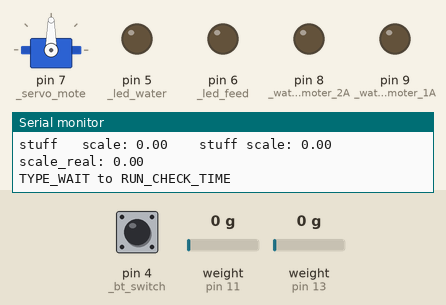
Bench run of a sketch on a simulated Arduino Uno, built with avr-gcc and run on an emulated ATmega328P. On the bench: servo, output pins drawn as LEDs (lit = HIGH), the last lines printed to the serial monitor. Dashed ring = blinking. The inputs (shaded band) are chosen by the test bench; at power-on: pin 4 (_bt_switch) HIGH, weight on the scale (sensors on pin 11, pin 13) 0 g.

Above: at 4.9 s.
5.0 s: pin 4 (_bt_switch) pulled LOW for 1.9 s
At 5.52 s:
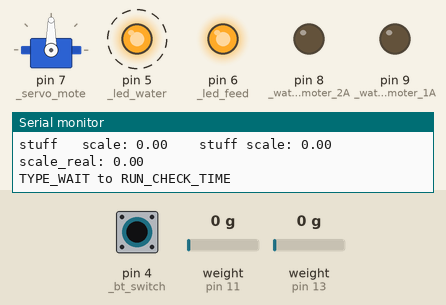
14.4 s: pin 4 (_bt_switch) pulled LOW for 3.2 s
At 19.35 s:
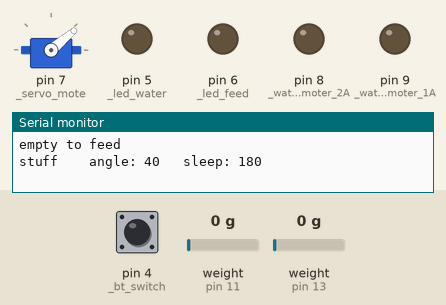
25.1 s: weight on the scale (sensor on pin 11) set to 100 g
At 25.6 s:
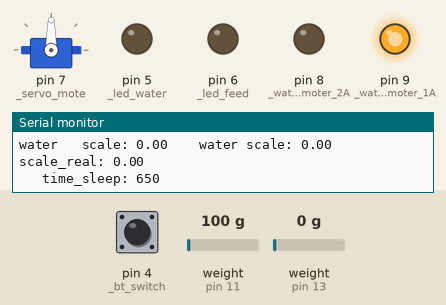
32.6 s: weight on the scale (sensor on pin 13) set to 11 g
35.8 s: weight on the scale (sensor on pin 13) set to 15 g
Timing chart, 0 to 38.8 s (numbered marks = the images above; inputs shaded):
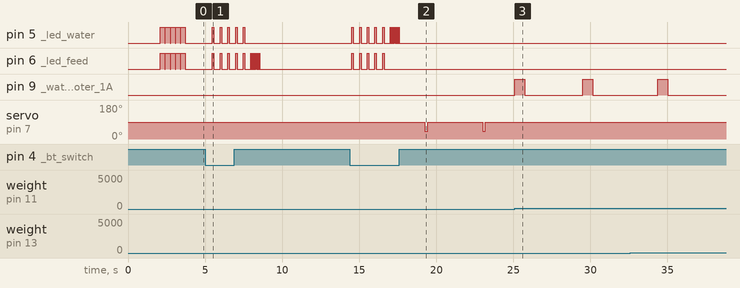

Measured:
- after the input at 5.0 s, pin 5 (_led_water): alternates HIGH for 0.10 s and LOW for 0.40 s, 10 changes in all, then stays LOW, starting after 0.48 s; pin 6 (_led_feed): goes 5 × (HIGH 0.10 s, LOW 0.40 s), 9 × (HIGH 0.03 s, LOW 0.03 s), HIGH 0.03 s, then LOW, starting after 0.48 s
- after the input at 14.4 s, pin 5 (_led_water): goes 5 × (HIGH 0.10 s, LOW 0.40 s), 9 × (HIGH 0.03 s, LOW 0.03 s), HIGH 0.03 s, then LOW, starting after 0.12 s; pin 6 (_led_feed): alternates HIGH for 0.10 s and LOW for 0.40 s, 10 changes in all, then stays LOW, starting after 0.12 s
- after the input at 25.1 s, servo on pin 7 (_servo_mote): stays 90° (without the input it goes to 40° after 2.8 s)
- by itself, pin 9 (_water_moter_1A): alternates HIGH for 0.65 s and LOW for 3.7 s
- by itself, servo on pin 7 (_servo_mote): alternates 90° for 3.6 s and 40° for 0.18 s

The sketch:

autofeed.ino
```cpp
#include "Servo.h"
#include "HX711.h"

#define DEBUG true

#define COUNT_PREV             5
#define TIME_ONE_SEC           1000L

#define TIME_WATER_DELAY       (TIME_ONE_SEC*60L)*18L
#define TIME_STUFF_DELAY       (TIME_ONE_SEC*60L)*18L

#define TIME_WATER_GLAM        13.0
#define TIME_STUFF_GLAM        2.5

#define TYPE_INIT              0x00


#define TYPE_WATER             0x01
#define TYPE_FEED              0x02
#define TYPE_SEND              0x03

#define TYPE_TRUE              0x01
#define TYPE_FALSE             0x02

////////////////////////////////////////////

#define TYPE_WAIT              0x01
#define TYPE_START             0x02

#define RUN_FEEDING            0x01
#define RUN_EATING             0x02
#define RUN_CHECK_TIME         0x03
#define RUN_CHECK_EATED        0x04


////////////////////////////////////////////

float         loadcellValue_1kg   = -2150.0;
float         loadcellValue_5kg   = -2150.0; // 1KG

int           _sleep              = 0;
byte          _type_seleted       = TYPE_INIT;

////////////////////////////////////////////

struct st_data
{
  public:
    byte          _check_scale        = TYPE_TRUE;

    byte          _type_seleted       = TYPE_INIT;
    byte          _type               = TYPE_INIT;
    unsigned long _time               = 0;
    int           _time_sleep         = 350;

    float         _scale              = 0.0f;
    float         _scale_curr         = 0.0f;
    float         _scale_last         = 0.0f;
    byte          _scale_prev_idex    = 0x00;
    float         _scale_prev[COUNT_PREV];
};

st_data _water;
st_data _stuff;


////////////////////////////////////////////

HX711 _scale_5k;
HX711 _scale_1k;

Servo _servo;

int   _water_moter_1A = 9;
int   _water_moter_2A = 8;

int   _servo_mote     = 7;

int   _led_feed       = 6;
int   _led_water      = 5;

int   _bt_switch      = 4;

void setup() {

   Serial.begin(9600);

  _scale_1k.begin(13, 12);
  _scale_1k.set_scale(loadcellValue_1kg);
  _scale_1k.tare();

  _scale_5k.begin(11, 10);
  _scale_5k.set_scale(loadcellValue_1kg);
  _scale_5k.tare();

  pinMode(_water_moter_1A, OUTPUT);
  pinMode(_water_moter_2A, OUTPUT);

  pinMode(_bt_switch, INPUT);
  digitalWrite(_bt_switch, HIGH);

  pinMode(_led_water, OUTPUT);
  pinMode(_led_feed, OUTPUT);

  _servo.attach(_servo_mote);
  _servo.write(90);
  delay(100);
  _servo.detach();


  _type_seleted            = TYPE_FEED;

  _water._type_seleted     = TYPE_WAIT;
  _water._scale_prev_idex  = 0x00;
  _water._time             = 0;

  _stuff._type_seleted     = TYPE_WAIT;
  _stuff._scale_prev_idex  = 0x00;
  _stuff._time             = 0;


  for ( byte i = 0x00 ; i < COUNT_PREV ; i ++ ) {
      _water._scale_prev[i] = -100.0;

      digitalWrite(_led_water, HIGH);
      digitalWrite(_led_feed, HIGH);
      delay(300);
      digitalWrite(_led_water, LOW);
      digitalWrite(_led_feed, LOW);
      delay(30);
   }

   Serial.println("start");
}

char readButtoms()
{
  byte led_w = LOW;
  byte led_f = LOW;

  byte nowButton = digitalRead(_bt_switch);
  if (LOW == nowButton) {
    //Serial.println("Pushed");

    led_w = HIGH;
    led_f = HIGH;

    byte tpy = 0x01;
    for ( int i = 0 ; i < 5 ; i++ ) {
      digitalWrite(_led_water, led_w);
      digitalWrite(_led_feed, led_f);
      delay(100);
      digitalWrite(_led_water, LOW);
      digitalWrite(_led_feed, LOW);
      delay(400);
    }

    nowButton = digitalRead(_bt_switch);
    if (LOW == nowButton) {
      tpy = 0x02;
    }

    if ( tpy == 0x01) {
      led_w = LOW;
      led_f = HIGH;
      _stuff._type_seleted = TYPE_START;
      _stuff._check_scale  = TYPE_TRUE;

    } else {
      led_w = HIGH;
      led_f = LOW;
      _water._type_seleted = TYPE_START;
      _water._check_scale  = TYPE_TRUE;
    }

    for ( int i = 0 ; i < 10 ; i++ ) {
      digitalWrite(_led_water, led_w);
      digitalWrite(_led_feed, led_f);
      delay(30);
      digitalWrite(_led_water, LOW);
      digitalWrite(_led_feed, LOW);
      delay(30);
    }

    return 0x01;
  }
  return 0x00;
}


void feed_water() {

  float scale           = _scale_1k.get_units(5);
  float scale_real      = scale - _water._scale;
  float scale_feed      = TIME_WATER_GLAM;

#if 1
  Serial.print("water \tscale: ");
  Serial.print(scale);
  Serial.print("  \twater scale: ");
  Serial.print(_water._scale);
  Serial.print("  \tscale_real: ");
  Serial.println(scale_real);
#endif

  _water._scale_curr = scale;

  if ( _water._type_seleted == TYPE_WAIT ) {
    _water._type_seleted = TYPE_INIT;
    _water._time         = millis();
    _water._check_scale  = TYPE_TRUE;
    _water._type         = RUN_CHECK_TIME;

    Serial.println("TYPE_WAIT to RUN_CHECK_TIME");
    return;
  }

  if ( _water._type_seleted == TYPE_START ) {
    _water._type_seleted = TYPE_INIT;
    _water._time         = millis();
    _water._type         = RUN_FEEDING;
    _water._time_sleep   = 400;

    if ( _water._check_scale == TYPE_TRUE ) {
      _water._scale = scale;
    }
    _water._check_scale = TYPE_FALSE;
    for ( byte i = 0x00 ; i < COUNT_PREV ; i ++ ) {
      _water._scale_prev[i] = -100.0;
    }
    Serial.println("TYPE_START to RUN_FEEDING");
    return;
  }


  if ( scale < (_water._scale - 5.0) ) {
    for ( int i = 0 ; i < 5 ; i++ ) {
      digitalWrite(_led_water, HIGH);
      delay(30);
      digitalWrite(_led_water, LOW);
      delay(30);
    }
    //Serial.println("scale < (_water._scale - 5.0)");
    return;
  }


  if ( _water._type == RUN_CHECK_TIME ) {
    unsigned long time_curr = millis() - _water._time;
    if ( time_curr > TIME_WATER_DELAY ) {
      _water._type_seleted  = TYPE_START;
      Serial.println("RUN_CHECK_TIME to TYPE_START");
    }
    return;
  }

  if ( _water._type == RUN_CHECK_EATED ) {

    int count = 0;
    for ( byte i = 0x00 ; i < COUNT_PREV ; i ++ ) {
      float data = _water._scale_prev[i];
      if (data <= (scale + 0.3) && data >= (scale - 0.3 ) ) {
        count++;
      }
    }

    _water._scale_prev_idex = (_water._scale_prev_idex + 1) % COUNT_PREV;
    _water._scale_prev[_water._scale_prev_idex] = scale;

    if ( count >= COUNT_PREV) {
      _water._time          = millis();
      _water._type          = RUN_CHECK_TIME;
      _water._check_scale   = TYPE_FALSE;
      _water._time_sleep    = 400;
      Serial.println("RUN_CHECK_EATED to RUN_CHECK_TIME");
    } else {
      digitalWrite(_led_water, HIGH);
      delay(100);
      digitalWrite(_led_water, LOW);
    }
    delay(500);
    return;
  }

  if ( _water._type == RUN_EATING ) {

    unsigned long time_curr = millis() - _water._time;
    digitalWrite(_led_water, LOW);

    if ( time_curr > TIME_WATER_DELAY ) {
      if ( scale_real <= (scale_feed - 0.8) ) {
        _water._type = RUN_CHECK_EATED;
        _sleep = 500;
        Serial.println("RUN_EATING to RUN_CHECK_EATED 1");
      } else {
        digitalWrite(_led_water, HIGH);
        delay(500);
        digitalWrite(_led_water, LOW);
      }
    } else {
      if ( scale_real <= (scale_feed - 0.8) ) {
        _water._type = RUN_CHECK_EATED;
        _sleep = 500;
        Serial.println("RUN_EATING to RUN_CHECK_EATED 2");
      }
    }
    delay(500);
    return;
  }

  if ( _water._type != RUN_FEEDING ) {
    return;
  }

  if ( scale_real >= scale_feed ) {
    for ( byte i = 0x00 ; i < COUNT_PREV ; i ++ ) {
      _water._scale_prev[i] = -100.0;
    }
    _water._type = RUN_EATING;
    Serial.println("RUN_FEEDINGING to RUN_EATING");
    return;
  }

  int time_sleep = 650;

  Serial.print("\t time_sleep: ");
  Serial.println(time_sleep);

  digitalWrite(_water_moter_1A, HIGH);
  digitalWrite(_water_moter_2A, LOW);
  delay(time_sleep);
  digitalWrite(_water_moter_1A, LOW);
  digitalWrite(_water_moter_2A, LOW);

  delay(500);

  _water._scale_last  = scale_real;
  _water._time        = millis();
}

void feed_stuff()
{
  float scale           = _scale_5k.get_units(5);
  float scale_real      = scale - _stuff._scale;
  float scale_feed      = TIME_STUFF_GLAM;

#if 1
  Serial.print("stuff \tscale: ");
  Serial.print(scale);
  Serial.print("  \tstuff scale: ");
  Serial.print(_stuff._scale);
  Serial.print("  \tscale_real: ");
  Serial.println(scale_real);
#endif

  _stuff._scale_curr = scale;

  if ( _stuff._type_seleted == TYPE_WAIT ) {
    _stuff._type_seleted = TYPE_INIT;
    _stuff._time         = millis();
    _stuff._check_scale  = TYPE_TRUE;
    _stuff._time_sleep   = 0;
    _stuff._type         = RUN_CHECK_TIME;

    Serial.println("TYPE_WAIT to RUN_CHECK_TIME");
  }

  if ( _stuff._type_seleted == TYPE_START ) {
    _stuff._type_seleted = TYPE_INIT;
    _stuff._time         = millis();
    _stuff._type         = RUN_FEEDING;
    _stuff._time_sleep   = 0;

    if ( _stuff._check_scale == TYPE_TRUE ) {
      _stuff._scale = scale;
    }
    _stuff._check_scale = TYPE_FALSE;
    for ( byte i = 0x00 ; i < COUNT_PREV ; i ++ ) {
      _stuff._scale_prev[i] = -100.0;
    }
    Serial.println("TYPE_START to RUN_FEEDING");
    return;
  }

  if ( scale < (_stuff._scale - 10.0) ) {
    for ( int i = 0 ; i < 5 ; i++ ) {
      digitalWrite(_led_feed, HIGH);
      delay(30);
      digitalWrite(_led_feed, LOW);
      delay(30);
    }
    //Serial.println("scale < (_stuff._scale - 5.0)");
    return;
  }


  if ( _stuff._type == RUN_CHECK_TIME ) {
    unsigned long time_curr = millis() - _stuff._time;
    if ( time_curr > TIME_STUFF_DELAY ) {
      _stuff._type_seleted  = TYPE_START;
      _stuff._check_scale   = TYPE_TRUE;
      Serial.println("RUN_CHECK_TIME to TYPE_START");
    }
    return;
  }

  if ( _stuff._type == RUN_CHECK_EATED ) {

    int count = 0;
    for ( byte i = 0x00 ; i < COUNT_PREV ; i ++ ) {
      float data = _stuff._scale_prev[i];
      if (data <= (scale + 0.5) && data >= (scale - 0.5 ) ) {
        count++;
      }
    }

    _stuff._scale_prev_idex = (_stuff._scale_prev_idex + 1) % COUNT_PREV;
    _stuff._scale_prev[_stuff._scale_prev_idex] = scale;

    if ( count >= COUNT_PREV) {
      _stuff._time          = millis();
      _stuff._type          = RUN_CHECK_TIME;
      _stuff._check_scale   = TYPE_FALSE;
      Serial.println("RUN_CHECK_EATED to RUN_CHECK_TIME");
    } else {
      digitalWrite(_led_feed, HIGH);
      delay(100);
      digitalWrite(_led_feed, LOW);
    }
    delay(500);
    return;
  }

  if ( _stuff._type == RUN_EATING ) {

    unsigned long time_curr = millis() - _stuff._time;
    digitalWrite(_led_feed, LOW);

    if ( time_curr > TIME_STUFF_DELAY ) {
      if ( scale_real <= (scale_feed - 1.8) ) {
        _stuff._type = RUN_CHECK_EATED;
        _sleep = 500;
        Serial.println("RUN_EATING to RUN_CHECK_EATED 1");
      } else {
        digitalWrite(_led_feed, HIGH);
        delay(500);
        digitalWrite(_led_feed, LOW);
      }
    } else {
      if ( scale_real <= (scale_feed - 1.8) ) {
        _stuff._type = RUN_CHECK_EATED;
        _sleep = 500;
        Serial.println("RUN_EATING to RUN_CHECK_EATED 2");
      }
    }
    delay(500);
    return;
  }

  if ( _stuff._type != RUN_FEEDING ) {
    return;
  }

  if ( scale_real >= scale_feed ) {
    for ( byte i = 0x00 ; i < COUNT_PREV ; i ++ ) {
      _stuff._scale_prev[i] = -100.0;
    }
    _stuff._type = RUN_EATING;
    Serial.println("RUN_FEEDINGING to RUN_EATING");
    return;
  }

  int angle   = 40;
  int sleep   = 180;

  if (_stuff._scale_last <= (scale_real + 0.5) && _stuff._scale_last >= (scale_real - 0.5 ) ) {
        Serial.println("empty to feed");
        _stuff._time_sleep++;
        if ( _stuff._time_sleep == 100) {
          angle   = 20;
          sleep   = 220;
          _stuff._time_sleep = 0;
        }
    } else {
      _stuff._time_sleep = 0;
    }

  Serial.print("stuff \t angle: ");
  Serial.print(angle);

  Serial.print("\t sleep: ");
  Serial.println(sleep);

  _servo.attach(_servo_mote);

  _servo.write(angle);
  delay(sleep);


  _servo.write(90);
  delay(300);
  _servo.detach();

  //delay(500);

  _stuff._time        = millis();
  _stuff._scale_last  = scale_real;
}

void loop() {

#if 0
  float scale1           = _scale_5k.get_units(5);
  float scale2           = _scale_1k.get_units(5);

  Serial.print("_scale_1k \tscale: ");
  Serial.print(scale2);
  Serial.print("  \_scale_5k scale: ");
  Serial.println(scale1);
#endif


  digitalWrite(_led_water, LOW);
  digitalWrite(_led_feed, LOW);
  delay(100);

  if ( readButtoms() == 0x01 ) {
    delay(999);
    return;
  }

  if ( _type_seleted == TYPE_FEED ) {
      feed_stuff();
      _type_seleted = TYPE_WATER;
  } else if ( _type_seleted == TYPE_WATER ) {
      feed_water();
      _type_seleted = TYPE_FEED;
  }

  delay(1000);

}
```
